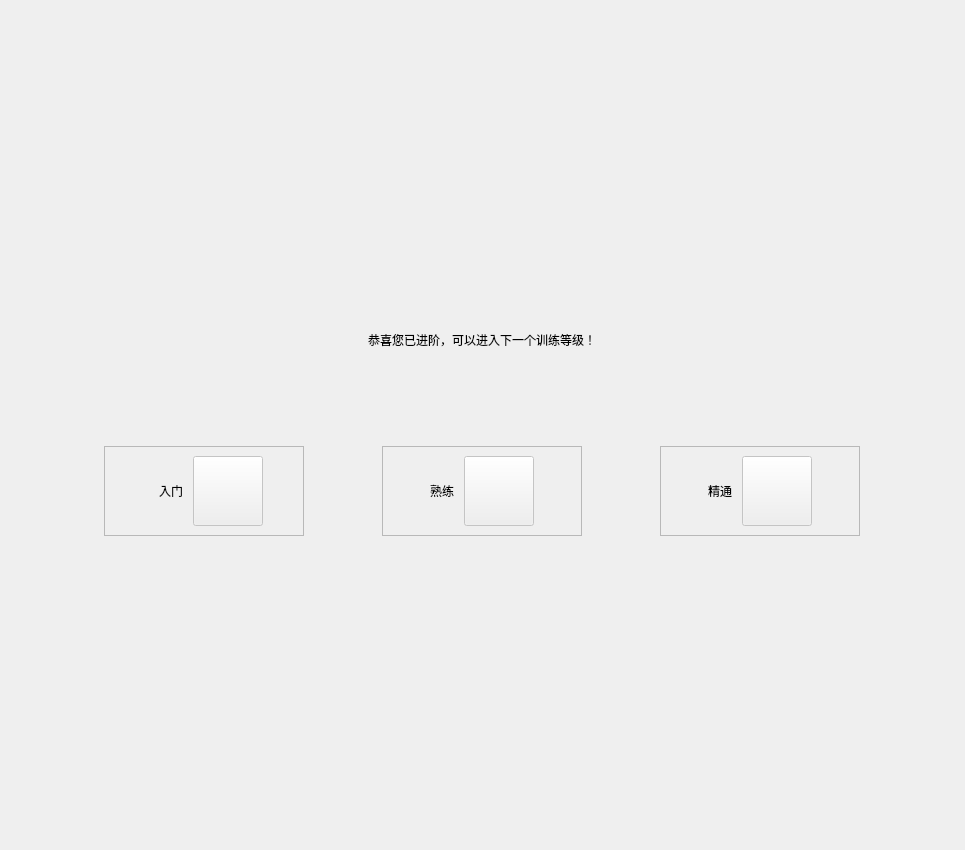
<?xml version="1.0" encoding="UTF-8"?>
<ui version="4.0">
 <class>TrainSkillImproveTipWindow</class>
 <widget class="QDialog" name="TrainSkillImproveTipWindow">
  <property name="geometry">
   <rect>
    <x>0</x>
    <y>0</y>
    <width>965</width>
    <height>677</height>
   </rect>
  </property>
  <property name="windowTitle">
   <string>TrainSkillImproveTipWindow</string>
  </property>
  <layout class="QVBoxLayout" name="verticalLayout_2">
   <property name="leftMargin">
    <number>0</number>
   </property>
   <property name="topMargin">
    <number>0</number>
   </property>
   <property name="rightMargin">
    <number>0</number>
   </property>
   <property name="bottomMargin">
    <number>0</number>
   </property>
   <item>
    <spacer name="verticalSpacer_3">
     <property name="orientation">
      <enum>Qt::Vertical</enum>
     </property>
     <property name="sizeType">
      <enum>QSizePolicy::Fixed</enum>
     </property>
     <property name="sizeHint" stdset="0">
      <size>
       <width>20</width>
       <height>250</height>
      </size>
     </property>
    </spacer>
   </item>
   <item>
    <layout class="QHBoxLayout" name="horizontalLayout_3">
     <item>
      <spacer name="horizontalSpacer_3">
       <property name="orientation">
        <enum>Qt::Horizontal</enum>
       </property>
       <property name="sizeHint" stdset="0">
        <size>
         <width>40</width>
         <height>20</height>
        </size>
       </property>
      </spacer>
     </item>
     <item>
      <widget class="QWidget" name="contentWidget" native="true">
       <property name="sizePolicy">
        <sizepolicy hsizetype="Fixed" vsizetype="Fixed">
         <horstretch>0</horstretch>
         <verstretch>0</verstretch>
        </sizepolicy>
       </property>
       <property name="minimumSize">
        <size>
         <width>900</width>
         <height>600</height>
        </size>
       </property>
       <property name="maximumSize">
        <size>
         <width>900</width>
         <height>600</height>
        </size>
       </property>
       <layout class="QVBoxLayout" name="verticalLayout">
        <property name="leftMargin">
         <number>0</number>
        </property>
        <property name="topMargin">
         <number>80</number>
        </property>
        <property name="rightMargin">
         <number>0</number>
        </property>
        <property name="bottomMargin">
         <number>0</number>
        </property>
        <item>
         <layout class="QHBoxLayout" name="horizontalLayout">
          <item>
           <spacer name="horizontalSpacer">
            <property name="orientation">
             <enum>Qt::Horizontal</enum>
            </property>
            <property name="sizeHint" stdset="0">
             <size>
              <width>40</width>
              <height>20</height>
             </size>
            </property>
           </spacer>
          </item>
          <item>
           <widget class="QLabel" name="winTitle">
            <property name="text">
             <string>恭喜您已进阶，可以进入下一个训练等级！</string>
            </property>
           </widget>
          </item>
          <item>
           <spacer name="horizontalSpacer_2">
            <property name="orientation">
             <enum>Qt::Horizontal</enum>
            </property>
            <property name="sizeHint" stdset="0">
             <size>
              <width>40</width>
              <height>20</height>
             </size>
            </property>
           </spacer>
          </item>
         </layout>
        </item>
        <item>
         <spacer name="verticalSpacer">
          <property name="orientation">
           <enum>Qt::Vertical</enum>
          </property>
          <property name="sizeType">
           <enum>QSizePolicy::Fixed</enum>
          </property>
          <property name="sizeHint" stdset="0">
           <size>
            <width>20</width>
            <height>90</height>
           </size>
          </property>
         </spacer>
        </item>
        <item>
         <layout class="QHBoxLayout" name="horizontalLayout_2">
          <item>
           <spacer name="horizontalSpacer_4">
            <property name="orientation">
             <enum>Qt::Horizontal</enum>
            </property>
            <property name="sizeHint" stdset="0">
             <size>
              <width>13</width>
              <height>20</height>
             </size>
            </property>
           </spacer>
          </item>
          <item>
           <widget class="QFrame" name="frame_1">
            <property name="sizePolicy">
             <sizepolicy hsizetype="Fixed" vsizetype="Fixed">
              <horstretch>0</horstretch>
              <verstretch>0</verstretch>
             </sizepolicy>
            </property>
            <property name="minimumSize">
             <size>
              <width>200</width>
              <height>90</height>
             </size>
            </property>
            <property name="maximumSize">
             <size>
              <width>200</width>
              <height>90</height>
             </size>
            </property>
            <property name="frameShape">
             <enum>QFrame::StyledPanel</enum>
            </property>
            <property name="frameShadow">
             <enum>QFrame::Raised</enum>
            </property>
            <layout class="QHBoxLayout" name="horizontalLayout_7">
             <property name="leftMargin">
              <number>0</number>
             </property>
             <property name="topMargin">
              <number>0</number>
             </property>
             <property name="rightMargin">
              <number>0</number>
             </property>
             <property name="bottomMargin">
              <number>0</number>
             </property>
             <item>
              <spacer name="horizontalSpacer_9">
               <property name="orientation">
                <enum>Qt::Horizontal</enum>
               </property>
               <property name="sizeHint" stdset="0">
                <size>
                 <width>40</width>
                 <height>20</height>
                </size>
               </property>
              </spacer>
             </item>
             <item>
              <layout class="QHBoxLayout" name="horizontalLayout_4">
               <property name="spacing">
                <number>10</number>
               </property>
               <item>
                <widget class="QLabel" name="level_1">
                 <property name="text">
                  <string>入门</string>
                 </property>
                </widget>
               </item>
               <item>
                <widget class="QPushButton" name="level_1_Btn">
                 <property name="enabled">
                  <bool>false</bool>
                 </property>
                 <property name="sizePolicy">
                  <sizepolicy hsizetype="Fixed" vsizetype="Fixed">
                   <horstretch>0</horstretch>
                   <verstretch>0</verstretch>
                  </sizepolicy>
                 </property>
                 <property name="minimumSize">
                  <size>
                   <width>70</width>
                   <height>70</height>
                  </size>
                 </property>
                 <property name="maximumSize">
                  <size>
                   <width>70</width>
                   <height>70</height>
                  </size>
                 </property>
                 <property name="text">
                  <string/>
                 </property>
                </widget>
               </item>
               <item>
                <spacer name="horizontalSpacer_10">
                 <property name="orientation">
                  <enum>Qt::Horizontal</enum>
                 </property>
                 <property name="sizeHint" stdset="0">
                  <size>
                   <width>40</width>
                   <height>20</height>
                  </size>
                 </property>
                </spacer>
               </item>
              </layout>
             </item>
            </layout>
           </widget>
          </item>
          <item>
           <spacer name="horizontalSpacer_5">
            <property name="orientation">
             <enum>Qt::Horizontal</enum>
            </property>
            <property name="sizeHint" stdset="0">
             <size>
              <width>13</width>
              <height>18</height>
             </size>
            </property>
           </spacer>
          </item>
          <item>
           <widget class="QFrame" name="frame_2">
            <property name="sizePolicy">
             <sizepolicy hsizetype="Fixed" vsizetype="Fixed">
              <horstretch>0</horstretch>
              <verstretch>0</verstretch>
             </sizepolicy>
            </property>
            <property name="minimumSize">
             <size>
              <width>200</width>
              <height>90</height>
             </size>
            </property>
            <property name="maximumSize">
             <size>
              <width>200</width>
              <height>90</height>
             </size>
            </property>
            <property name="frameShape">
             <enum>QFrame::StyledPanel</enum>
            </property>
            <property name="frameShadow">
             <enum>QFrame::Raised</enum>
            </property>
            <layout class="QHBoxLayout" name="horizontalLayout_8">
             <property name="leftMargin">
              <number>0</number>
             </property>
             <property name="topMargin">
              <number>0</number>
             </property>
             <property name="rightMargin">
              <number>0</number>
             </property>
             <property name="bottomMargin">
              <number>0</number>
             </property>
             <item>
              <spacer name="horizontalSpacer_11">
               <property name="orientation">
                <enum>Qt::Horizontal</enum>
               </property>
               <property name="sizeHint" stdset="0">
                <size>
                 <width>37</width>
                 <height>20</height>
                </size>
               </property>
              </spacer>
             </item>
             <item>
              <layout class="QHBoxLayout" name="horizontalLayout_5">
               <property name="spacing">
                <number>10</number>
               </property>
               <item>
                <widget class="QLabel" name="level_2">
                 <property name="text">
                  <string>熟练</string>
                 </property>
                </widget>
               </item>
               <item>
                <widget class="QPushButton" name="level_2_Btn">
                 <property name="enabled">
                  <bool>false</bool>
                 </property>
                 <property name="sizePolicy">
                  <sizepolicy hsizetype="Fixed" vsizetype="Fixed">
                   <horstretch>0</horstretch>
                   <verstretch>0</verstretch>
                  </sizepolicy>
                 </property>
                 <property name="minimumSize">
                  <size>
                   <width>70</width>
                   <height>70</height>
                  </size>
                 </property>
                 <property name="maximumSize">
                  <size>
                   <width>70</width>
                   <height>70</height>
                  </size>
                 </property>
                 <property name="text">
                  <string/>
                 </property>
                </widget>
               </item>
              </layout>
             </item>
             <item>
              <spacer name="horizontalSpacer_12">
               <property name="orientation">
                <enum>Qt::Horizontal</enum>
               </property>
               <property name="sizeHint" stdset="0">
                <size>
                 <width>37</width>
                 <height>20</height>
                </size>
               </property>
              </spacer>
             </item>
            </layout>
           </widget>
          </item>
          <item>
           <spacer name="horizontalSpacer_7">
            <property name="orientation">
             <enum>Qt::Horizontal</enum>
            </property>
            <property name="sizeHint" stdset="0">
             <size>
              <width>13</width>
              <height>18</height>
             </size>
            </property>
           </spacer>
          </item>
          <item>
           <widget class="QFrame" name="frame_3">
            <property name="sizePolicy">
             <sizepolicy hsizetype="Fixed" vsizetype="Fixed">
              <horstretch>0</horstretch>
              <verstretch>0</verstretch>
             </sizepolicy>
            </property>
            <property name="minimumSize">
             <size>
              <width>200</width>
              <height>90</height>
             </size>
            </property>
            <property name="maximumSize">
             <size>
              <width>200</width>
              <height>90</height>
             </size>
            </property>
            <property name="frameShape">
             <enum>QFrame::StyledPanel</enum>
            </property>
            <property name="frameShadow">
             <enum>QFrame::Raised</enum>
            </property>
            <layout class="QHBoxLayout" name="horizontalLayout_9">
             <property name="leftMargin">
              <number>0</number>
             </property>
             <property name="topMargin">
              <number>0</number>
             </property>
             <property name="rightMargin">
              <number>0</number>
             </property>
             <property name="bottomMargin">
              <number>0</number>
             </property>
             <item>
              <spacer name="horizontalSpacer_13">
               <property name="orientation">
                <enum>Qt::Horizontal</enum>
               </property>
               <property name="sizeHint" stdset="0">
                <size>
                 <width>37</width>
                 <height>20</height>
                </size>
               </property>
              </spacer>
             </item>
             <item>
              <layout class="QHBoxLayout" name="horizontalLayout_6">
               <property name="spacing">
                <number>10</number>
               </property>
               <item>
                <widget class="QLabel" name="level_3">
                 <property name="text">
                  <string>精通</string>
                 </property>
                </widget>
               </item>
               <item>
                <widget class="QPushButton" name="level_3_Btn">
                 <property name="enabled">
                  <bool>false</bool>
                 </property>
                 <property name="sizePolicy">
                  <sizepolicy hsizetype="Fixed" vsizetype="Fixed">
                   <horstretch>0</horstretch>
                   <verstretch>0</verstretch>
                  </sizepolicy>
                 </property>
                 <property name="minimumSize">
                  <size>
                   <width>70</width>
                   <height>70</height>
                  </size>
                 </property>
                 <property name="maximumSize">
                  <size>
                   <width>70</width>
                   <height>70</height>
                  </size>
                 </property>
                 <property name="text">
                  <string/>
                 </property>
                </widget>
               </item>
              </layout>
             </item>
             <item>
              <spacer name="horizontalSpacer_14">
               <property name="orientation">
                <enum>Qt::Horizontal</enum>
               </property>
               <property name="sizeHint" stdset="0">
                <size>
                 <width>37</width>
                 <height>20</height>
                </size>
               </property>
              </spacer>
             </item>
            </layout>
           </widget>
          </item>
          <item>
           <spacer name="horizontalSpacer_6">
            <property name="orientation">
             <enum>Qt::Horizontal</enum>
            </property>
            <property name="sizeHint" stdset="0">
             <size>
              <width>13</width>
              <height>18</height>
             </size>
            </property>
           </spacer>
          </item>
         </layout>
        </item>
        <item>
         <spacer name="verticalSpacer_2">
          <property name="orientation">
           <enum>Qt::Vertical</enum>
          </property>
          <property name="sizeHint" stdset="0">
           <size>
            <width>20</width>
            <height>90</height>
           </size>
          </property>
         </spacer>
        </item>
       </layout>
      </widget>
     </item>
     <item>
      <spacer name="horizontalSpacer_8">
       <property name="orientation">
        <enum>Qt::Horizontal</enum>
       </property>
       <property name="sizeHint" stdset="0">
        <size>
         <width>40</width>
         <height>20</height>
        </size>
       </property>
      </spacer>
     </item>
    </layout>
   </item>
   <item>
    <spacer name="verticalSpacer_4">
     <property name="orientation">
      <enum>Qt::Vertical</enum>
     </property>
     <property name="sizeHint" stdset="0">
      <size>
       <width>20</width>
       <height>219</height>
      </size>
     </property>
    </spacer>
   </item>
  </layout>
 </widget>
 <layoutdefault spacing="6" margin="11"/>
 <resources/>
 <connections/>
</ui>
